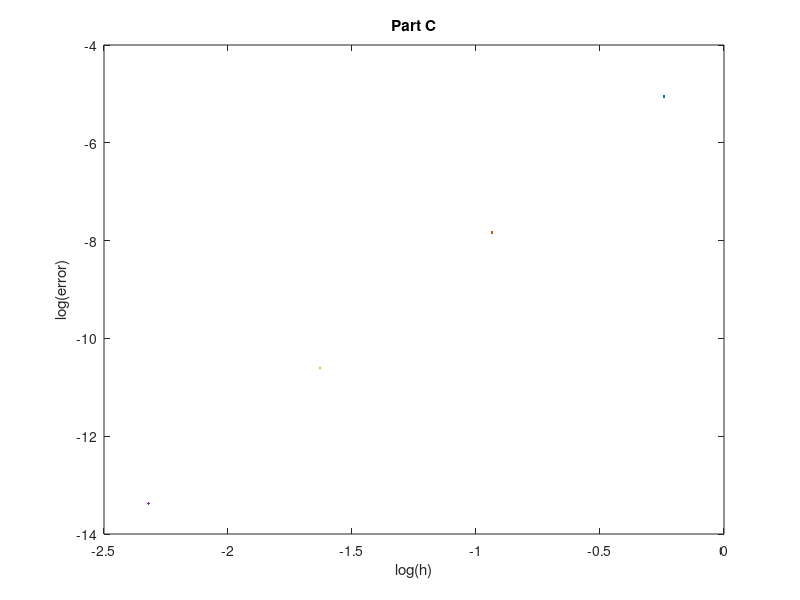

Write the MATLAB code that produced this figure.
clear all
clc

PI = 3.1415926;

h4 = PI/4;
h8 = PI/8;
h16 = PI/16;
h32 = PI/32;

x4 = [0:h4:PI];
x8 = [0:h8:PI];
x16 = [0:h16:PI];
x32 = [0:h32:PI];

I = 2;
I4 = I8 = I16 = I32 = 0;

for i = 2:4
   I4 += h4^3 /12 * sin(x4(i)) + h4*sin(x4(i));
endfor
for i = 2:8
   I8 += h8^3 /12 * sin(x8(i)) + h8*sin(x8(i));
endfor
for i = 2:16
   I16 += h16^3 /12 * sin(x16(i)) + h16*sin(x16(i));
endfor
for i = 2:32
   I32 += h32^3 /12 * sin(x32(i)) + h32*sin(x32(i));
endfor

hf = figure();
plot(log(h4),log(I4-I));
hold
plot(log(h8),log(I8-I));
plot(log(h16),log(I16-I));
plot(log(h32),log(I32-I));
title("Part C");
xlabel("log(h)");
ylabel("log(error)");
print(hf,"Part_C.png","-dpng");

slope = (log(I4-I)-log(I8-I))/(log(h4)-log(h8));
